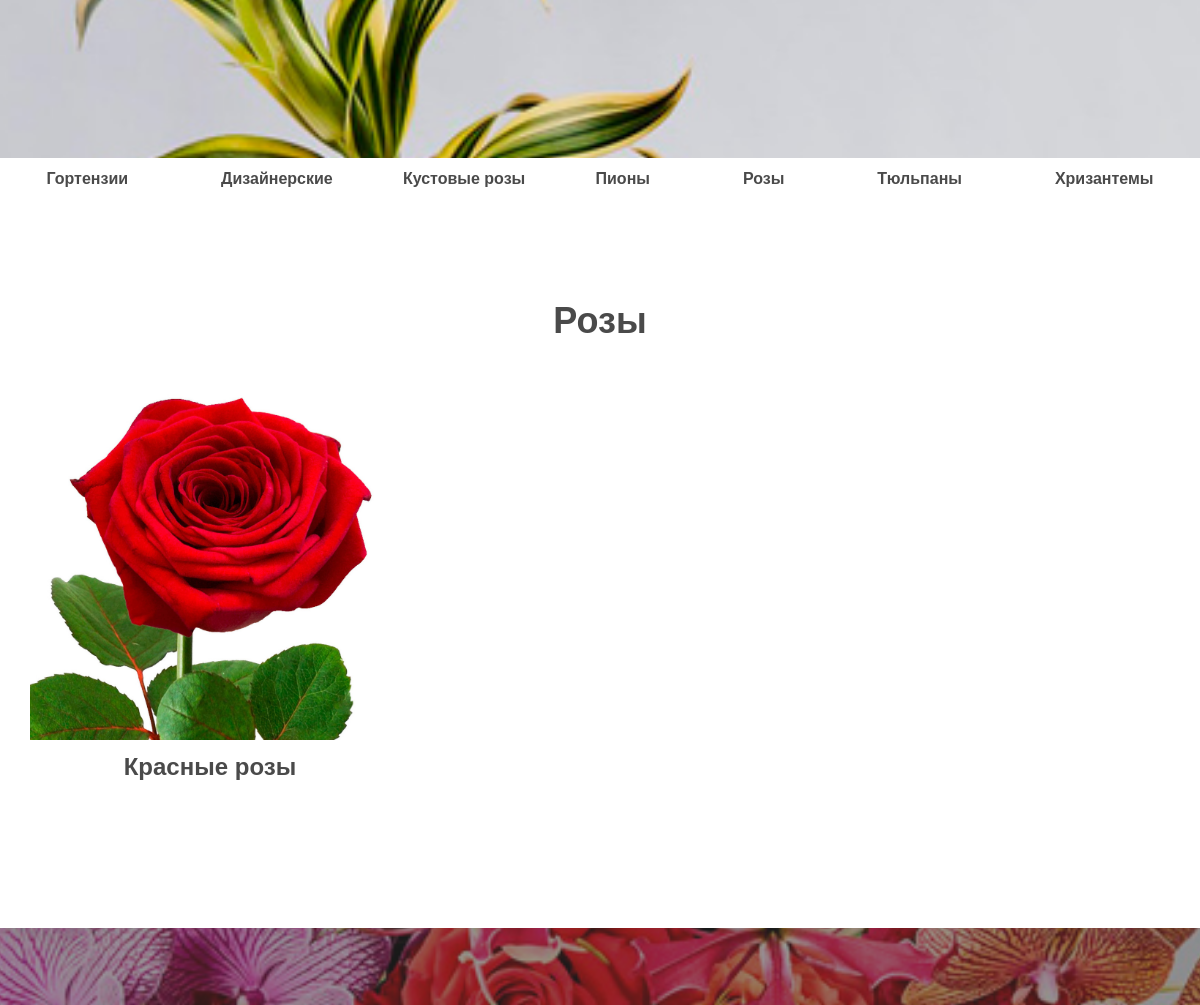
Page /category/розы-1585053056/ (middle part) on the earlier database version.
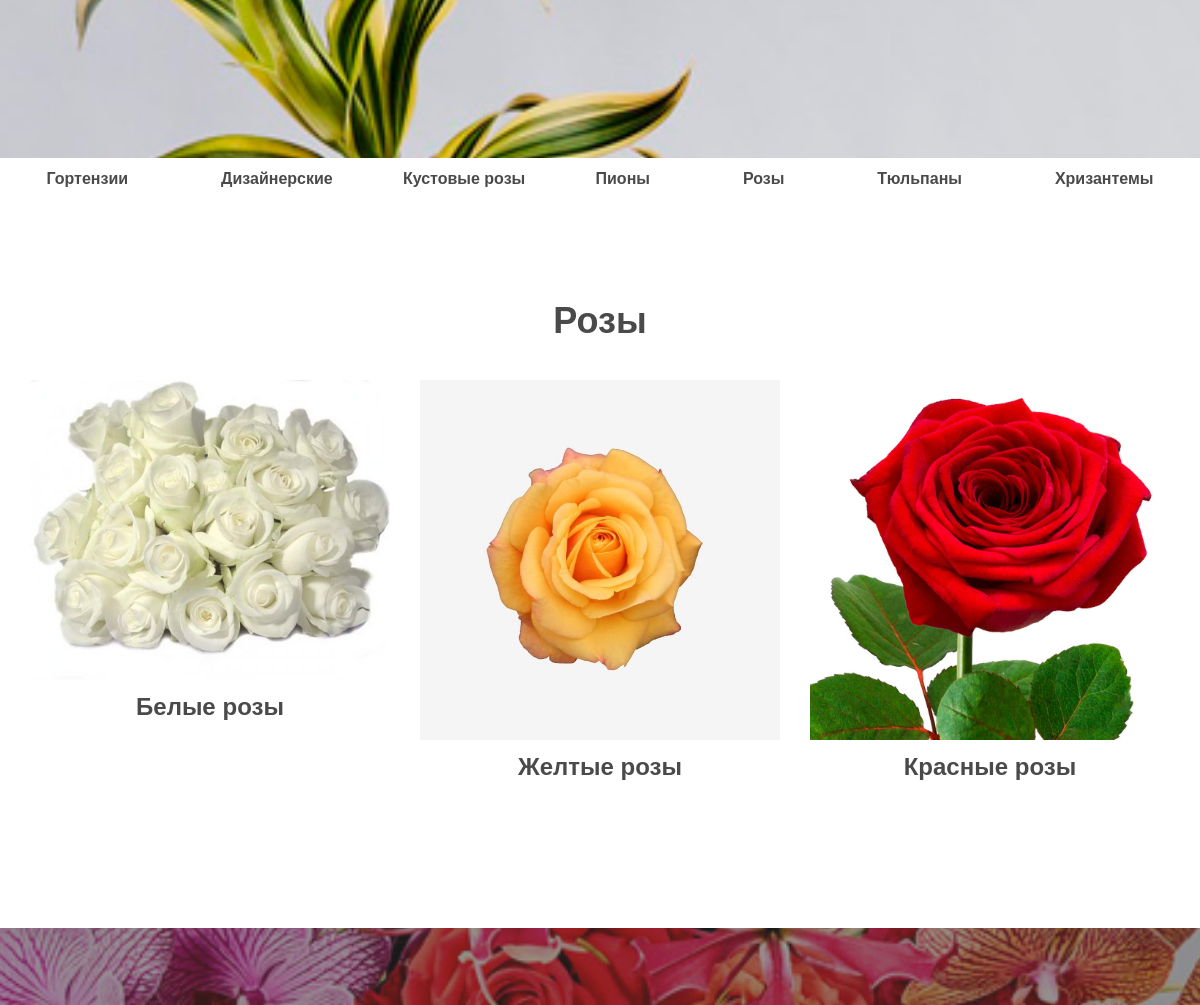
Same page on the later database version.
### mainapp/models.py (models this page shows, shortened)
class Category(models.Model):
    class Meta:
        ordering = ('title',)
        verbose_name = 'Категория'
        verbose_name_plural = "Категории"
    title = models.CharField('Название', max_length=120)
    slug = models.SlugField(max_length=150, blank=True, unique=True)
    description = models.TextField(blank=True, null=True)
    def get_absolute_url(self):
        return reverse('category_detail', kwargs={'slug': self.slug})

class Product(models.Model):
    class Meta:
        ordering = ('title', 'pub_date')
        verbose_name = 'Продукт'
        verbose_name_plural = "Продукты"
        index_together = (('id', 'slug'),)
    title = models.CharField('Название', max_length=200, db_index=True)
    slug = models.SlugField(max_length=150, blank=True, unique=True, db_index=True)
    description = models.TextField(blank=True, null=True)
    pub_date = models.DateTimeField(auto_now=True)
    categories = models.ManyToManyField(
        'Category', verbose_name='Категории', blank=True, related_name='products')
    price = models.PositiveIntegerField(verbose_name='Цена за шт', default=0)
    def get_absolute_url(self):
        return reverse('product_detail', kwargs={'slug': self.slug})

class Picture(models.Model):
    class Meta:
        ordering = ('title',)
        verbose_name = 'Картинка'
        verbose_name_plural = "Картинки"
    title = models.CharField('Название', max_length=200, db_index=True)
    description = models.TextField(blank=True, null=True)
    image = models.ImageField(upload_to='pictures')
    related_obj = models.ForeignKey(Product, verbose_name='pictures', null=True,
                                    blank=True, on_delete=models.CASCADE, related_name='pictures')

### mainapp/views.py (the view)
# urls.py: path('category/<str:slug>/', CategoryDetailView.as_view(), name='category_detail'),
class CategoryDetailView(DetailView):
    model = Category
    template_name = 'mainapp/category_detail.html'
    def get(self, request, *args, **kwargs):
        self.object = self.get_object()
        context = self.get_context_data(object=self.object)
        context['links_menu'] = Category.objects.all()
        return self.render_to_response(context)

### basketapp/basket.py (called while the page is built)
    def __len__(self):
        return sum(item['quantity'] for item in self.cart.values())

### basketapp/context_processors.py (called while the page is built)
def cart(request):
    return {'cart': Cart(request)}

### mainapp/templates/mainapp/category_detail.html (shortened to what this page needs)
{% extends "base.html" %}
{% load static %}
{% block content %}
    <ul class="nav nav-pills nav-justified">
        {% for link in links_menu %}
            {% include "mainapp/snippets/categories_menu_snippet.html" %}
        {% endfor %}
	</ul>
	<div class="container">
		<div class="row centered mt mb">
			<h1>{{ category.title }}</h1>
			{% for product in category.products.all %}
				{% include 'mainapp/snippets/products_snippet.html' %}
			{% endfor %}
		</div>
	</div>
{% endblock content %}

### templates/base.html (shortened to what this page needs)
{% load static %}
<!DOCTYPE html>
<html lang="en">
  <head>
    {% block css %}
		<link href="{% static "css/bootstrap.css" %}" rel="stylesheet">
	    <link href="{% static "css/font-awesome.min.css" %}" rel="stylesheet">
	    <link href="{% static "css/style.css" %}" rel="stylesheet">
    {% endblock css %}
  </head>
  <body>
    {% block header %}
        <div id="headerwrap">
        </div><! --/headerwrap -->
    {% endblock header %}
	{% block content %}
	{% endblock content %}
	{% block chose_us %}
		<div id="why">
			<div id="w">
			<div id="about">
			    <div class="container" style="">
					<div class="row">
					</div><! --/row -->
			    </div>
			    </div>
			</div><! --/why -->
		</div>
	{% endblock chose_us %}
  </body>
</html>

### mainapp/templates/mainapp/snippets/categories_menu_snippet.html
<li class="nav-item">
    <a class="nav-link text-props" href="{{ link.get_absolute_url }}">{{ link.title }}</a>
</li>

### mainapp/templates/mainapp/snippets/products_snippet.html
<div class="col-lg-4 col-md-4 col-sm-4 gallery">
    <a href="{{ product.get_absolute_url }}"><img src="{{ product.pictures.all.0.image.url }}" class="img-responsive">
    <div class="price">{{product.title}}</div><div class="button">Купить</div></a>
</div>

### static/css/style.css (style rules this page uses)
.centered { text-align: center }
.mt { margin-top: 80px; }
.mb { margin-bottom: 80px; }
body { font-family: 'Montserrat', sans-serif; font-weight: 400; font-size: 16px; -webkit-font-smoothing: antialiased; -webkit-overflow-scrolling: touch; }
h1, h2, h3, h4, h5, h6 { font-weight: 700; color: #4a4a4a; }
.text-props { color: #4a4a4a; font-weight: 550; }
#headerwrap { background: url(../img/sunset-3087145.jpg) no-repeat center top fixed; margin-top: 0px; padding-top: 250px; text-align:Left; background-attachment: relative; background-position: center center; min-height: 700px; width: 100%; -webkit-background-size: 100%; -moz-background-size: 100%; -o-background-size: 100%; background-size: 100%; -webkit-background-size: cover; -moz-background-size: cover; -o-background-size: cover; background-size: cover; }
#why { background: #444 url(../img/bucket2.jpg) no-repeat center top fixed; margin-top: 0px; padding-top: 0px; text-align:Left; background-attachment: relative; background-position: center center; min-height: 450px; width: 100%; -webkit-background-size: 100%; -moz-background-size: 100%; -o-background-size: 100%; background-size: 100%; -webkit-background-size: cover; -moz-background-size: cover; -o-background-size: cover; background-size: cover; }
#w { background:rgba(50, 50, 50, 0.5); margin-top: 0px; padding-top: 0px; color: white; }
.price { font-weight: 700; color: #4a4a4a; font-size: 24px; margin-top:10px; z-index:1; }
.gallery { margin-left: auto; margin-right: auto; }
.gallery img { margin-top: 30px; z-index:2; }

Differences in the rows shown:
added Product: pictures.all.0.image (picture), title "Белые розы"
added Product: pictures.all.0.image (picture), title "Желтые розы"
